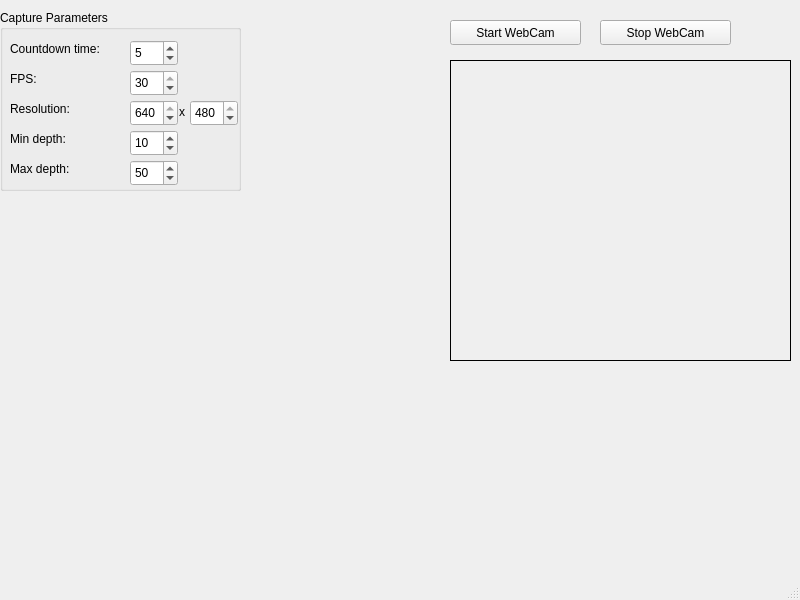
<?xml version="1.0" encoding="UTF-8"?>
<ui version="4.0">
 <class>MainWindow</class>
 <widget class="QMainWindow" name="MainWindow">
  <property name="geometry">
   <rect>
    <x>0</x>
    <y>0</y>
    <width>800</width>
    <height>600</height>
   </rect>
  </property>
  <property name="windowTitle">
   <string>MainWindow</string>
  </property>
  <widget class="QWidget" name="centralwidget">
   <widget class="QPushButton" name="btn_startcamera">
    <property name="geometry">
     <rect>
      <x>450</x>
      <y>20</y>
      <width>131</width>
      <height>25</height>
     </rect>
    </property>
    <property name="text">
     <string>Start WebCam</string>
    </property>
   </widget>
   <widget class="QPushButton" name="btn_stopcamera">
    <property name="geometry">
     <rect>
      <x>600</x>
      <y>20</y>
      <width>131</width>
      <height>25</height>
     </rect>
    </property>
    <property name="text">
     <string>Stop WebCam</string>
    </property>
   </widget>
   <widget class="QLabel" name="lbl_video_frame">
    <property name="geometry">
     <rect>
      <x>450</x>
      <y>60</y>
      <width>341</width>
      <height>301</height>
     </rect>
    </property>
    <property name="autoFillBackground">
     <bool>false</bool>
    </property>
    <property name="frameShape">
     <enum>QFrame::Box</enum>
    </property>
    <property name="frameShadow">
     <enum>QFrame::Plain</enum>
    </property>
    <property name="lineWidth">
     <number>1</number>
    </property>
    <property name="text">
     <string/>
    </property>
   </widget>
   <widget class="QGroupBox" name="groupBox">
    <property name="geometry">
     <rect>
      <x>0</x>
      <y>10</y>
      <width>241</width>
      <height>181</height>
     </rect>
    </property>
    <property name="title">
     <string>Capture Parameters</string>
    </property>
    <property name="flat">
     <bool>false</bool>
    </property>
    <widget class="QLabel" name="label">
     <property name="geometry">
      <rect>
       <x>10</x>
       <y>30</y>
       <width>120</width>
       <height>17</height>
      </rect>
     </property>
     <property name="text">
      <string>Countdown time:</string>
     </property>
    </widget>
    <widget class="QLabel" name="label_2">
     <property name="geometry">
      <rect>
       <x>10</x>
       <y>60</y>
       <width>120</width>
       <height>17</height>
      </rect>
     </property>
     <property name="text">
      <string>FPS:</string>
     </property>
    </widget>
    <widget class="QLabel" name="label_3">
     <property name="geometry">
      <rect>
       <x>10</x>
       <y>90</y>
       <width>120</width>
       <height>17</height>
      </rect>
     </property>
     <property name="text">
      <string>Resolution:</string>
     </property>
    </widget>
    <widget class="QLabel" name="label_4">
     <property name="geometry">
      <rect>
       <x>10</x>
       <y>120</y>
       <width>120</width>
       <height>17</height>
      </rect>
     </property>
     <property name="text">
      <string>Min depth:</string>
     </property>
    </widget>
    <widget class="QLabel" name="label_5">
     <property name="geometry">
      <rect>
       <x>10</x>
       <y>150</y>
       <width>120</width>
       <height>17</height>
      </rect>
     </property>
     <property name="text">
      <string>Max depth:</string>
     </property>
    </widget>
    <widget class="QLabel" name="label_7">
     <property name="geometry">
      <rect>
       <x>179</x>
       <y>93</y>
       <width>16</width>
       <height>17</height>
      </rect>
     </property>
     <property name="text">
      <string>x</string>
     </property>
    </widget>
    <widget class="QSpinBox" name="in_countdownTime">
     <property name="geometry">
      <rect>
       <x>130</x>
       <y>30</y>
       <width>48</width>
       <height>26</height>
      </rect>
     </property>
     <property name="minimum">
      <number>1</number>
     </property>
     <property name="maximum">
      <number>10</number>
     </property>
     <property name="value">
      <number>5</number>
     </property>
    </widget>
    <widget class="QSpinBox" name="in_FPS">
     <property name="geometry">
      <rect>
       <x>130</x>
       <y>60</y>
       <width>48</width>
       <height>26</height>
      </rect>
     </property>
     <property name="minimum">
      <number>1</number>
     </property>
     <property name="maximum">
      <number>30</number>
     </property>
     <property name="value">
      <number>30</number>
     </property>
    </widget>
    <widget class="QSpinBox" name="in_resolutionWidth">
     <property name="geometry">
      <rect>
       <x>130</x>
       <y>90</y>
       <width>48</width>
       <height>26</height>
      </rect>
     </property>
     <property name="minimum">
      <number>1</number>
     </property>
     <property name="maximum">
      <number>640</number>
     </property>
     <property name="value">
      <number>640</number>
     </property>
    </widget>
    <widget class="QSpinBox" name="in_resolutionHight">
     <property name="geometry">
      <rect>
       <x>190</x>
       <y>90</y>
       <width>48</width>
       <height>26</height>
      </rect>
     </property>
     <property name="minimum">
      <number>1</number>
     </property>
     <property name="maximum">
      <number>480</number>
     </property>
     <property name="value">
      <number>480</number>
     </property>
    </widget>
    <widget class="QSpinBox" name="in_minDepth">
     <property name="geometry">
      <rect>
       <x>130</x>
       <y>120</y>
       <width>48</width>
       <height>26</height>
      </rect>
     </property>
     <property name="minimum">
      <number>1</number>
     </property>
     <property name="maximum">
      <number>100</number>
     </property>
     <property name="value">
      <number>10</number>
     </property>
    </widget>
    <widget class="QSpinBox" name="in_maxDepth">
     <property name="geometry">
      <rect>
       <x>130</x>
       <y>150</y>
       <width>48</width>
       <height>26</height>
      </rect>
     </property>
     <property name="minimum">
      <number>1</number>
     </property>
     <property name="maximum">
      <number>100</number>
     </property>
     <property name="value">
      <number>50</number>
     </property>
    </widget>
   </widget>
  </widget>
  <widget class="QMenuBar" name="menubar">
   <property name="geometry">
    <rect>
     <x>0</x>
     <y>0</y>
     <width>800</width>
     <height>22</height>
    </rect>
   </property>
  </widget>
  <widget class="QStatusBar" name="statusbar"/>
 </widget>
 <resources/>
 <connections/>
</ui>
